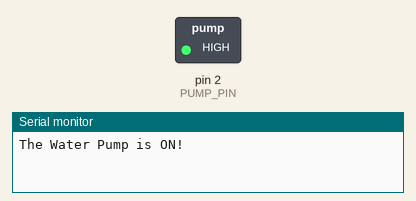
This sketch was run on a simulated Arduino Uno, built with avr-gcc and run on an emulated ATmega328P. Parts: switched loads named in the sketch (green lamp = pin HIGH), the last lines printed to the serial monitor.

Above: at 1.5 s.
At 4.5 s:
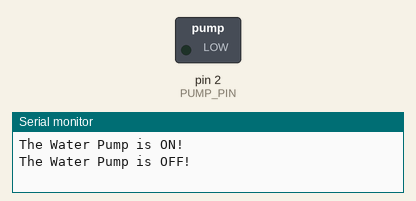
Timing chart, 0 to 7.8 s (numbered marks = the images above):
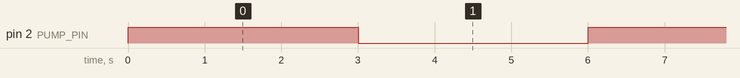

The sketch:

water_pump.ino
```cpp
/*
 * AJ Alves (aj.alves@zerokol.com)
*/
//https://blog.zerokol.com/2013/03/water-pump-with-arduino.html
#define PUMP_PIN 2 // Water Pump Pin

void setup() {
  // put your setup code here, to run once:
   Serial.begin(9600); // Serial Port setup
  pinMode(PUMP_PIN, OUTPUT); // Set pin as OUTPUT
}

void loop() {
  // put your main code here, to run repeatedly:
  digitalWrite(PUMP_PIN, HIGH); // Set pin HIGH
  Serial.println("The Water Pump is ON!");
  delay(3000); // esperar 3 segundos
  digitalWrite(PUMP_PIN, LOW); // Set pin LOW
  Serial.println("The Water Pump is OFF!");
  delay(3000); // Wait 3 seconds
}
```

Measured:
- by itself, pin 2 (PUMP_PIN): alternates HIGH for 3.0 s and LOW for 3.0 s
